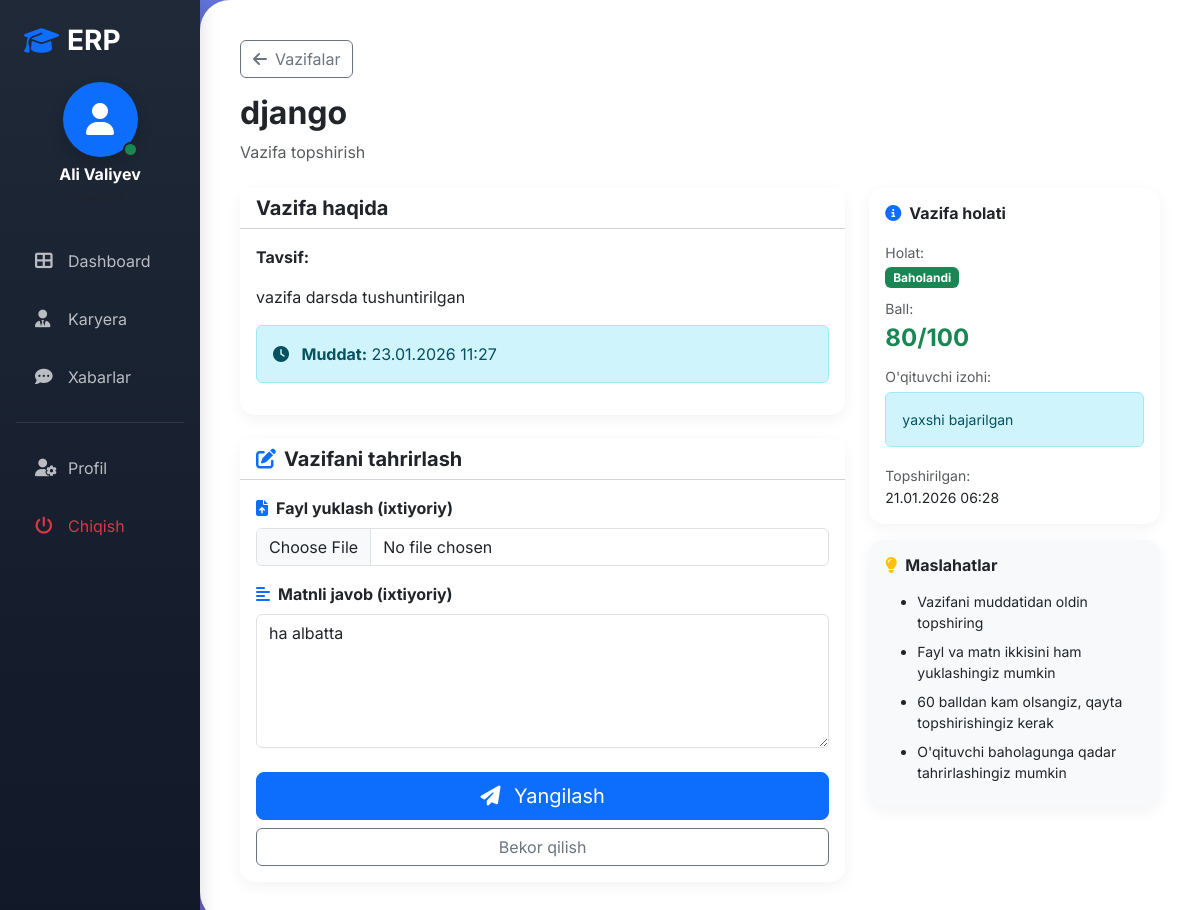
Page /student/homeworks/1/submit/ (signed in) on the committed database.
### erp/models.py (models this page shows, shortened)
class User(AbstractUser):
    ROLE_CHOICES = (
        ('admin', 'Admin'),
        ('teacher', 'Teacher'),
        ('student', 'Student'),
        ('support_teacher', 'Support Teacher'),
    )
    role = models.CharField(max_length=20, choices=ROLE_CHOICES, default='student')
    phone = models.CharField(max_length=15, blank=True, null=True)
    avatar = models.ImageField(upload_to='avatars/', blank=True, null=True, default='avatars/default.jpg')

class Homework(models.Model):
    group = models.ForeignKey(Group, on_delete=models.CASCADE, related_name='homeworks')
    title = models.CharField(max_length=200)
    description = models.TextField()
    file = models.FileField(upload_to='homework_files/', blank=True, null=True)
    deadline = models.DateTimeField()
    max_score = models.IntegerField(default=100, validators=[MinValueValidator(1)])
    created_by = models.ForeignKey(User, on_delete=models.SET_NULL, null=True, related_name='created_homeworks')
    created_at = models.DateTimeField(auto_now_add=True)
    updated_at = models.DateTimeField(auto_now=True)
    class Meta:
        ordering = ['-deadline']

class HomeworkSubmission(models.Model):
    STATUS_CHOICES = (
        ('pending', 'Kutilmoqda'),
        ('graded', 'Baholandi'),
        ('rejected', 'Rad etildi'),
    )
    homework = models.ForeignKey(Homework, on_delete=models.CASCADE, related_name='submissions')
    student = models.ForeignKey(User, on_delete=models.CASCADE, limit_choices_to={'role': 'student'})
    file = models.FileField(upload_to='submissions/', blank=True, null=True)
    text_answer = models.TextField(blank=True, null=True)
    score = models.IntegerField(null=True, blank=True, validators=[MinValueValidator(0), MaxValueValidator(100)])
    status = models.CharField(max_length=10, choices=STATUS_CHOICES, default='pending')
    feedback = models.TextField(blank=True, null=True)
    submitted_at = models.DateTimeField(auto_now_add=True)
    graded_at = models.DateTimeField(null=True, blank=True)
    class Meta:
        unique_together = ('homework', 'student')
        ordering = ['-submitted_at']

### erp/views.py (the view)
# urls.py: path('student/homeworks/<int:pk>/submit/', views.student_submit_homework, name='student_submit_homework'),
@login_required
def student_submit_homework(request, pk):
    if request.user.role != 'student':
        return redirect('dashboard')
    homework = get_object_or_404(Homework, pk=pk, group__group_students__student=request.user)
    try:
        submission = HomeworkSubmission.objects.get(homework=homework, student=request.user)
    except HomeworkSubmission.DoesNotExist:
        submission = None
    if request.method == 'POST':
        form = HomeworkSubmissionForm(request.POST, request.FILES, instance=submission)
        if form.is_valid():
            sub = form.save(commit=False)
            sub.homework = homework
            sub.student = request.user
            sub.save()
            messages.success(request, 'Vazifa topshirildi!')
            return redirect('student_homeworks', pk=homework.group.id)
    else:
        form = HomeworkSubmissionForm(instance=submission)
    return render(request, 'erp/student/submit_form.html', {'form': form, 'homework': homework, 'submission': submission})

### erp/forms.py
class HomeworkSubmissionForm(forms.ModelForm):
    class Meta:
        model = HomeworkSubmission
        fields = ('file', 'text_answer')
        widgets = {
            'file': forms.FileInput(attrs={'class': 'form-control'}),
            'text_answer': forms.Textarea(attrs={'class': 'form-control', 'rows': 5, 'placeholder': 'Javobingizni kiriting'}),
        }

### templates/erp/student/submit_form.html (shortened to what this page needs)
{% extends 'erp/base.html' %}
{% block content %}
<div class="mb-4">
    <a href="{% url 'student_homeworks' homework.group.pk %}" class="btn btn-outline-secondary mb-3">
        <i class="fas fa-arrow-left me-2"></i>Vazifalar
    </a>
    <h2 class="fw-bold">{{ homework.title }}</h2>
    <p class="text-muted">Vazifa topshirish</p>
</div>
<div class="row">
    <div class="col-md-8">
        <div class="card mb-4">
            <div class="card-header bg-white">
                <h5 class="mb-0 fw-bold">Vazifa haqida</h5>
            </div>
            <div class="card-body">
                <div class="mb-3">
                    <strong>Tavsif:</strong>
                    <p>{{ homework.description|linebreaks }}</p>
                </div>
                <div class="alert alert-{% if homework.deadline < now %}danger{% else %}info{% endif %}">
                    <i class="fas fa-clock me-2"></i>
                    <strong>Muddat:</strong> {{ homework.deadline|date:"d.m.Y H:i" }}
                </div>
            </div>
        </div>
        <div class="card">
            <div class="card-header bg-white">
                <h5 class="mb-0 fw-bold">
                    {% if submission %}
                        <i class="fas fa-edit text-primary me-2"></i>Vazifani tahrirlash
                    {% else %}
                        <i class="fas fa-upload text-success me-2"></i>Vazifa topshirish
                    {% endif %}
                </h5>
            </div>
            <div class="card-body">
                <form method="post" enctype="multipart/form-data">
                    <div class="mb-3">
                        <label class="form-label fw-bold">
                            <i class="fas fa-file-upload text-primary me-2"></i>Fayl yuklash (ixtiyoriy)
                        </label>
                        {{ form.file }}
                    </div>
                    <div class="mb-4">
                        <label class="form-label fw-bold">
                            <i class="fas fa-align-left text-primary me-2"></i>Matnli javob (ixtiyoriy)
                        </label>
                        {{ form.text_answer }}
                    </div>
                    <div class="d-grid gap-2">
                        <button type="submit" class="btn btn-primary btn-lg">
                            <i class="fas fa-paper-plane me-2"></i>
                            {% if submission %}Yangilash{% else %}Topshirish{% endif %}
                        </button>
                        <a href="{% url 'student_homeworks' homework.group.pk %}" class="btn btn-outline-secondary">
                            Bekor qilish
                        </a>
                    </div>
                </form>
            </div>
        </div>
    </div>
    <div class="col-md-4">
        {% if submission %}
        <div class="card mb-3">
            <div class="card-body">
                <h6 class="fw-bold mb-3">
                    <i class="fas fa-info-circle text-primary me-2"></i>Vazifa holati
                </h6>
                <div class="mb-2">
                    <small class="text-muted">Holat:</small>
                    <div>
                        {% if submission.status == 'pending' %}
                            <span class="badge bg-warning">Tekshirilmoqda</span>
                        {% elif submission.status == 'graded' %}
                            <span class="badge bg-success">Baholandi</span>
                        {% elif submission.status == 'rejected' %}
                            <span class="badge bg-danger">Rad etildi</span>
                        {% endif %}
                    </div>
                </div>
                {% if submission.score is not None %}
                <div class="mb-2">
                    <small class="text-muted">Ball:</small>
                    <div class="fs-4 fw-bold {% if submission.score >= 60 %}text-success{% else %}text-danger{% endif %}">
                        {{ submission.score }}/{{ homework.max_score }}
                    </div>
                </div>
                {% endif %}
                {% if submission.feedback %}
                <div class="mb-2">
                    <small class="text-muted">O'qituvchi izohi:</small>
                    <div class="alert alert-info small mt-1">{{ submission.feedback }}</div>
                </div>
                {% endif %}
                <div>
                    <small class="text-muted">Topshirilgan:</small>
                    <div class="small">{{ submission.submitted_at|date:"d.m.Y H:i" }}</div>
                </div>
            </div>
        </div>
        {% endif %}
        <div class="card bg-light">
            <div class="card-body">
                <h6 class="fw-bold mb-3">
                    <i class="fas fa-lightbulb text-warning me-2"></i>Maslahatlar
                </h6>
                <ul class="small mb-0">
                    <li class="mb-2">Vazifani muddatidan oldin topshiring</li>
                    <li class="mb-2">Fayl va matn ikkisini ham yuklashingiz mumkin</li>
                    <li class="mb-2">60 balldan kam olsangiz, qayta topshirishingiz kerak</li>
                    <li class="mb-2">O'qituvchi baholagunga qadar tahrirlashingiz mumkin</li>
                </ul>
            </div>
        </div>
    </div>
</div>
{% endblock %}

### templates/erp/base.html (shortened to what this page needs)
<!DOCTYPE html>
<html lang="uz">
<head>
    <link href="https://cdnjs.cloudflare.com/ajax/libs/bootstrap/5.3.2/css/bootstrap.min.css" rel="stylesheet">
    <link href="https://cdnjs.cloudflare.com/ajax/libs/font-awesome/6.4.2/css/all.min.css" rel="stylesheet">
</head>
<body>
    {% if user.is_authenticated %}
    <div class="container-fluid">
        <div class="row">
            <div class="col-md-2 sidebar p-0 d-none d-md-block">
                <div class="py-4">
                    <div class="px-4 mb-4">
                        <h3 class="text-white d-flex align-items-center">
                            <i class="fas fa-graduation-cap text-primary me-2"></i>
                            <span class="fw-bold">ERP</span>
                        </h3>
                    </div>
                    <div class="text-center mb-4 px-3">
                        <div class="profile-container d-inline-block">
                            <div class="profile-icon bg-primary rounded-circle d-inline-flex align-items-center justify-content-center position-relative shadow" style="width: 75px; height: 75px;">
                                <i class="fas fa-user fa-2x text-white"></i>
                                <span class="position-absolute bottom-0 end-0 bg-success border border-2 border-dark rounded-circle" style="width: 15px; height: 15px;"></span>
                            </div>
                            <div class="mt-2 text-white text-center">
                                <h6 class="mb-0 fw-bold">{{ user.get_full_name|default:user.username }}</h6>
                                <small class="text-muted" style="font-size: 0.8rem;">{{ user.get_role_display }}</small>
                            </div>
                        </div>
                    </div>
                    <nav class="nav flex-column mt-3">
                        <a class="nav-link {% if request.resolver_match.url_name == 'dashboard' %}active{% endif %}" href="{% url 'dashboard' %}">
                            <i class="fas fa-th-large me-2"></i> Dashboard
                        </a>
                        <a class="nav-link {% if request.resolver_match.url_name == 'hr_page' %}active{% endif %}" href="{% url 'hr_page' %}">
                            <i class="fas fa-user-tie me-2"></i> Karyera
                        </a>
                        <a class="nav-link" href="{% url 'chat_list' %}">
                            <i class="fas fa-comment-dots me-2"></i> Xabarlar
                        </a>
                        <hr class="mx-3 text-secondary">
                        <a class="nav-link" href="{% url 'profile' %}">
                            <i class="fas fa-user-cog me-2"></i> Profil
                        </a>
                        <a class="nav-link text-danger" href="{% url 'logout' %}">
                            <i class="fas fa-power-off me-2"></i> Chiqish
                        </a>
                    </nav>
                </div>
            </div>
            <div class="col-md-10 main-content">
                {% block content %}{% endblock %}
            </div>
        </div>
    </div>
    {% else %}
        {% block auth_content %}{% endblock %}
    {% endif %}
</body>
</html>

### templates/erp/base.html (style rules this page uses)
:root { --primary: #6366f1; --secondary: #8b5cf6; --success: #10b981; --danger: #ef4444; --warning: #f59e0b; --info: #3b82f6; --dark: #1f2937; --light: #f3f4f6; }
body { font-family: 'Inter', sans-serif; background: linear-gradient(135deg, #667eea 0%, #764ba2 100%); min-height: 100vh; margin: 0; }
.sidebar { background: linear-gradient(180deg, #1f2937 0%, #111827 100%); min-height: 100vh; box-shadow: 4px 0 15px rgba(0,0,0,0.1); position: sticky; top: 0; }
.profile-container { transition: all 0.3s ease; cursor: pointer; }
.sidebar .nav-link { color: rgba(255,255,255,0.7); padding: 12px 20px; margin: 5px 15px; border-radius: 12px; transition: all 0.3s; display: flex; align-items: center; }
.sidebar .nav-link i { width: 25px; font-size: 1.1rem; }
.main-content { background: #ffffff; min-height: 100vh; border-radius: 30px 0 0 30px; padding: 40px; box-shadow: -10px 0 30px rgba(0,0,0,0.1); }
.card { border: none; border-radius: 15px; box-shadow: 0 4px 15px rgba(0,0,0,0.05); transition: all 0.3s; }

### rows in the picture
User: get_full_name "Ali Valiyev"
Homework: title "django", description "vazifa darsda tushuntirilgan", deadline "23.01.2026 11:27", max_score "100"
HomeworkSubmission: text_answer "ha albatta", score "80", feedback "yaxshi bajarilgan", submitted_at "21.01.2026 06:28"
